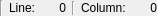
<?xml version="1.0" encoding="UTF-8"?>
<ui version="4.0">
 <class>LineColumnWidget</class>
 <widget class="QWidget" name="LineColumnWidget">
  <property name="geometry">
   <rect>
    <x>0</x>
    <y>0</y>
    <width>157</width>
    <height>16</height>
   </rect>
  </property>
  <property name="windowTitle">
   <string>Form</string>
  </property>
  <layout class="QVBoxLayout" name="verticalLayout">
   <property name="margin">
    <number>0</number>
   </property>
   <item>
    <layout class="QHBoxLayout" name="horizontalLayout">
     <item>
      <widget class="Line" name="line_2">
       <property name="orientation">
        <enum>Qt::Vertical</enum>
       </property>
      </widget>
     </item>
     <item>
      <widget class="QLabel" name="label">
       <property name="text">
        <string>Line:</string>
       </property>
      </widget>
     </item>
     <item>
      <widget class="QLabel" name="lineLabel">
       <property name="minimumSize">
        <size>
         <width>24</width>
         <height>0</height>
        </size>
       </property>
       <property name="text">
        <string>0</string>
       </property>
       <property name="alignment">
        <set>Qt::AlignRight|Qt::AlignTrailing|Qt::AlignVCenter</set>
       </property>
      </widget>
     </item>
     <item>
      <widget class="Line" name="line">
       <property name="minimumSize">
        <size>
         <width>0</width>
         <height>14</height>
        </size>
       </property>
       <property name="maximumSize">
        <size>
         <width>16777215</width>
         <height>14</height>
        </size>
       </property>
       <property name="orientation">
        <enum>Qt::Vertical</enum>
       </property>
      </widget>
     </item>
     <item>
      <widget class="QLabel" name="label_3">
       <property name="text">
        <string>Column:</string>
       </property>
      </widget>
     </item>
     <item>
      <widget class="QLabel" name="columnLabel">
       <property name="minimumSize">
        <size>
         <width>24</width>
         <height>0</height>
        </size>
       </property>
       <property name="text">
        <string>0</string>
       </property>
       <property name="alignment">
        <set>Qt::AlignRight|Qt::AlignTrailing|Qt::AlignVCenter</set>
       </property>
      </widget>
     </item>
    </layout>
   </item>
  </layout>
 </widget>
 <resources/>
 <connections/>
</ui>
